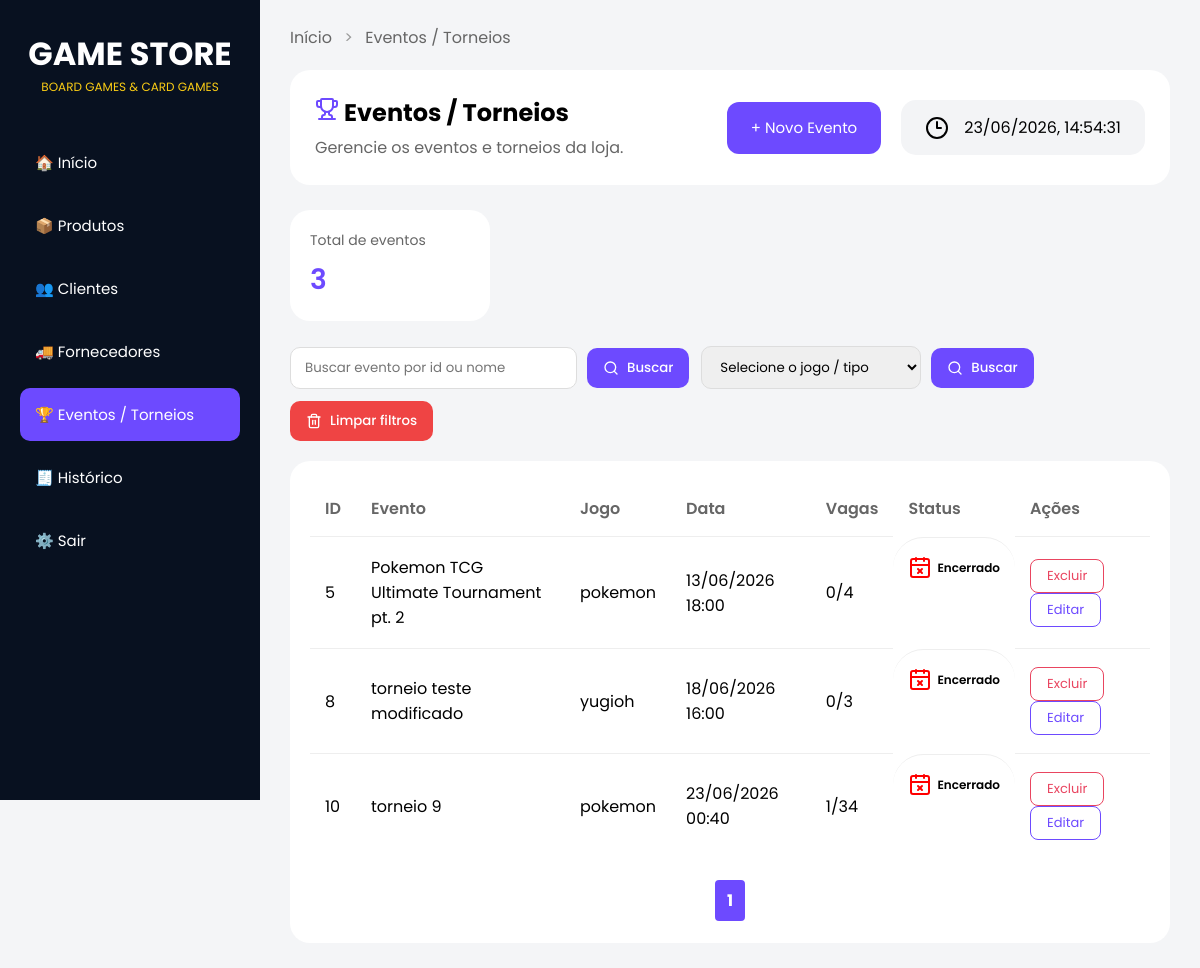
The app's page /eventos (signed in), older data.
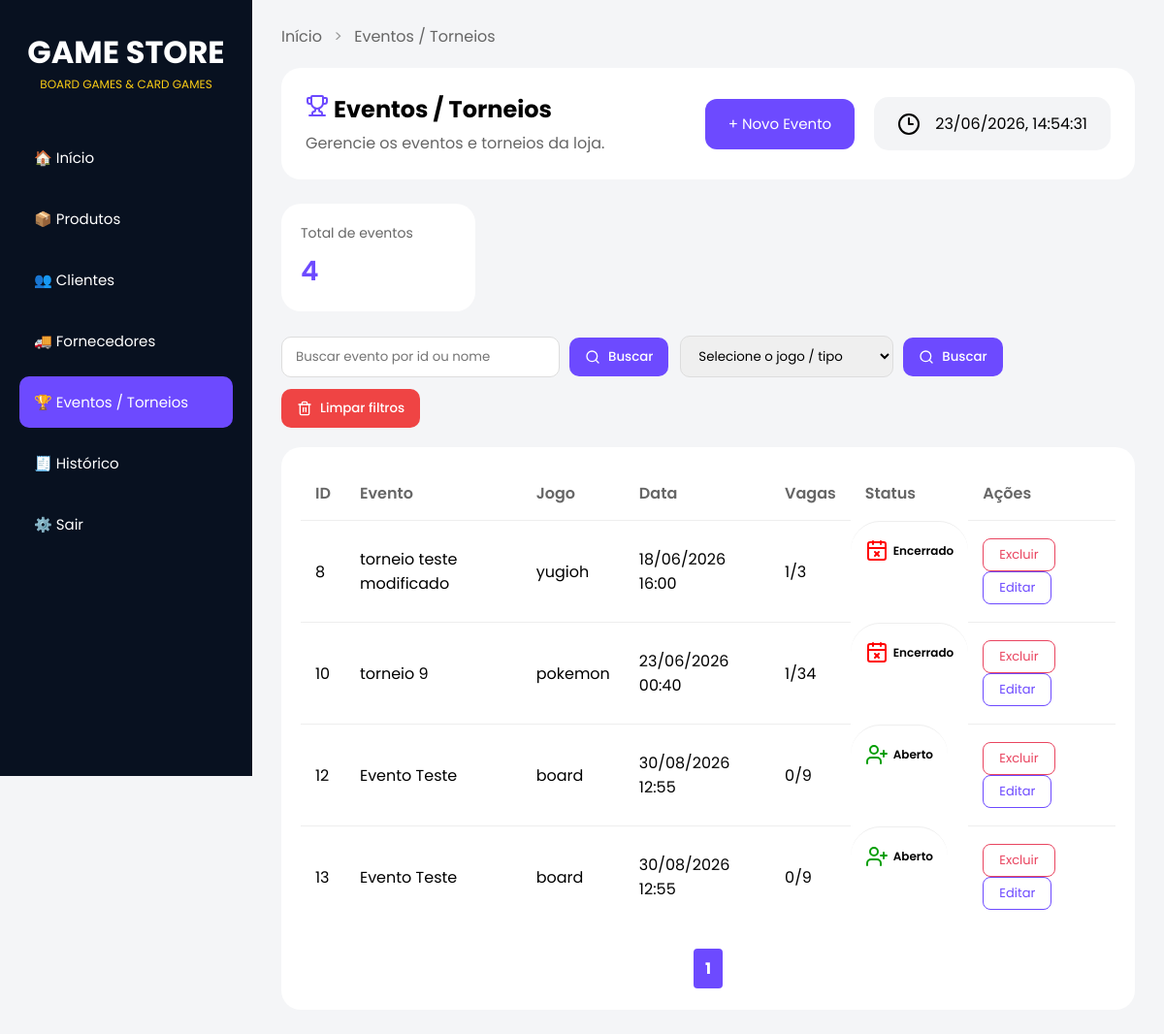
The same page, newer data.
### tables this page shows
CREATE TABLE eventos (
            id INTEGER PRIMARY KEY AUTOINCREMENT,
            nome TEXT NOT NULL,
            jogo TEXT NOT NULL,
            data TEXT NOT NULL,
            vagas INTEGER NOT NULL
        );

### routes.py (the view)
@app.route("/eventos")
@login_required
def eventos():
    criar_tabela_eventos()
    eventos = carregar_eventos()
    dados = paginar(eventos, 5)
    return render_template(
        "eventos.html",
        eventos=dados["itens"],
        pagina=dados["pagina"],
        total_paginas=dados["total_paginas"],
        total_eventos=len(eventos),
        modo="criar",
        em_busca=False
    )

### database.py (called while the page is built)
def conectar():
    return sqlite3.connect(CAMINHO_BANCO)

### modules/eventos.py (called while the page is built)
def adicionar_status_eventos(lista):
    eventos_com_status = []
    for evento in lista:
        vagas = vagas_disponiveis(evento[0])
        status = obter_status_evento(
            evento[3],
            vagas
        )
        vagasOcupadas = evento[4] - vagas
        evento = list(evento)
        evento[3] = formatar_data(evento[3])
        evento.append(vagasOcupadas)
        evento.append(status)
        eventos_com_status.append(evento)
    return eventos_com_status

def carregar_eventos():
    lista = listar_eventos()
    return adicionar_status_eventos(lista)

def criar_tabela_eventos():
    conn = conectar()
    cursor = conn.cursor()
    cursor.execute("""
        CREATE TABLE IF NOT EXISTS eventos (
            id INTEGER PRIMARY KEY AUTOINCREMENT,
            nome TEXT NOT NULL,
            jogo TEXT NOT NULL,
            data TEXT NOT NULL,
            vagas INTEGER NOT NULL
        )
    """)
    conn.commit()
    conn.close()

### modules/reutilizaveis.py (called while the page is built)
def formatar_data(data):
    return datetime.strptime(
        data,
        "%Y-%m-%dT%H:%M"
    ).strftime("%d/%m/%Y %H:%M")

### templates/eventos.html (shortened to what the changed rows need)
<!doctype html>
<html lang="pt-BR">
<head>
  <link rel="stylesheet" href="{{ url_for('static', filename='eventos.css') }}" />
</head>
<body>
  <div class="sidebar">
    <div class="logo">
      <h1>GAME STORE</h1>
    </div>
  </div>
  <main class="main">
    <section class="topo">
      <div class="titulo-subt">
        <h1><i data-lucide="trophy" class="lucide-trophy"></i> Eventos / Torneios</h1>
      </div>
    </section>
    <div class="card-resumo">
      <div class="resumo-item">
        <span class="resumo-label">Total de eventos</span>
        <strong class="resumo-valor">{{ total_eventos }}</strong>
      </div>
    </div>
    <div class="card-tabela">
      <table class="tabela-eventos">
        <thead>
          <tr>
            <th>ID</th>
            <th>Evento</th>
            <th>Jogo</th>
            <th>Data</th>
            <th>Vagas</th>
            <th>Status</th>
            <th>Ações</th>
          </tr>
        </thead>
        <tbody>
          {% if eventos %}
          {% for evento in eventos %}
          <tr>
            <td>{{ evento[0] }}</td>
            <td>{{ evento[1] }}</td>
            <td>{{ evento[2] }}</td>
            <td>{{ evento[3] }}</td>
            <td>{{ evento[5] }}/{{ evento[4] }}</td>
            {% if evento[6] == "Encerrado" %}
            <td class="status"><i data-lucide="calendar-x" class="lucide-status" id="calendar-x"></i> {{ evento[6] }}
            </td>
            {% elif evento[6] == "Lotado" %}
            <td class="status"><i data-lucide="user-round-x" class="lucide-status" id="user-round-x"></i> {{ evento[6]
              }}</td>
            {% else %}
            <td class="status"><i data-lucide="user-plus" class="lucide-status" id="user-plus"></i> {{ evento[6] }}</td>
            {% endif %}
            <td>
              <form action="/eventos/excluir/{{ evento[0] }}" method="POST" style="display:inline;">
                <button type="submit" class="btn-excluir">Excluir</button>
              </form>
              <form action="/eventos/editar/{{ evento[0] }}" method="GET" style="display:inline;">
                <button type="submit" class="btn-editar">Editar</button>
              </form>
            </td>
          </tr>
          {% endfor %}
          {% else %}
          <tr>
            <td colspan="8">Nenhum evento encontrado</td>
          </tr>
          {% endif %}
        </tbody>
      </table>
      {% if not em_busca %}
      <div class="paginacao">
        {% for p in range(1, total_paginas + 1) %}
        <a href="?pagina={{ p }}" {% if p==pagina %}class="ativo" {% endif %}>
          {{ p }}
        </a>
        {% endfor %}
      </div>
      {% endif %}
    </div>
  </main>
</body>
</html>

Row changes from the older to the newer data that the page shows:
removed eventos: id "5", nome "Pokemon TCG Ultimate Tournament pt. 2", jogo "pokemon", data "13/06/2026 18:00", evento "0", vagas "4", evento "Encerrado"
computed for eventos "torneio teste modificado": evento "0" → "1"
added eventos: id "12", nome "Evento Teste", jogo "board", data "30/08/2026 12:55", evento "0", vagas "9", evento "Aberto"
added eventos: id "13", nome "Evento Teste", jogo "board", data "30/08/2026 12:55", evento "0", vagas "9", evento "Aberto"
Text that changed along with them:
{{ total_eventos }}: "3" → "4"
